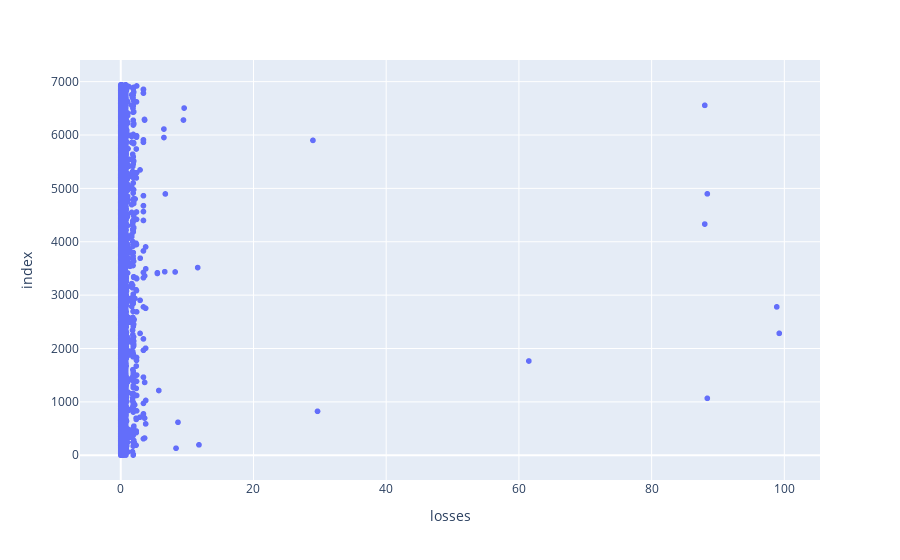

This figure's notebook cell:
### Code cell
model_test = torch.load('mega_model.pt')
model_test.eval()

losses = []
with torch.no_grad():
    for i, (x, y) in enumerate(test_dataset):
        x = x.to(device)
        y = y.to(device)
        y_pred = model(x).to(device)
        loss = criterion(y_pred, y)
        losses.append(loss.cpu())

loss_df = pd.DataFrame(dict(losses=losses))

fig = px.scatter(loss_df, x="losses")
fig.show()

### Figure 1 — Plotly figure (JSON) as saved in the notebook; plotly's stock layout.template omitted (floating-point values rounded to 4 significant figures; data arrays with more than 128 entries replaced by an {"elided": "..."} marker saying what was removed)
{"data": [{"hovertemplate": "losses=%{x}<br>index=%{y}<extra></extra>", "legendgroup": "", "marker": {"color": "#636efa", "symbol": "circle"}, "mode": "markers", "name": "", "showlegend": false, "type": "scattergl", "x": {"elided": "6943 float values"}, "xaxis": "x", "y": {"elided": "6943 int values"}, "yaxis": "y"}], "layout": {"legend": {"tracegroupgap": 0}, "margin": {"t": 60}, "xaxis": {"anchor": "y", "domain": [0, 1], "title": {"text": "losses"}}, "yaxis": {"anchor": "x", "domain": [0, 1], "title": {"text": "index"}}}}
